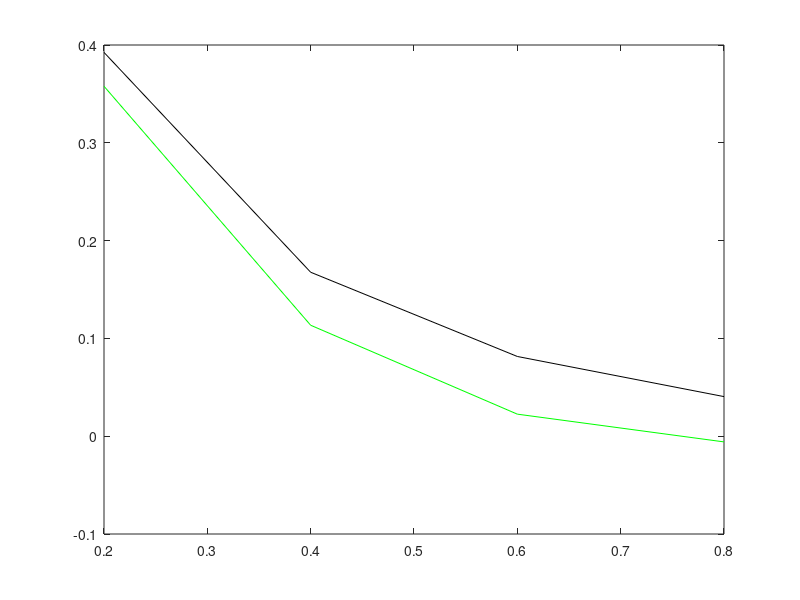

Reproduce this figure in MATLAB. (Note: this script raises an error after producing the figure.)
clc;
clear;
close all;
prompt = 'Enter N' %user will input N
prompt1 = 'Enter k' %user will input k
N=input(prompt);
k= input(prompt1);
h= 1/N; 
A= zeros(N,N); %creates matrix nxn
for c = 1:N %for loop to make coeff matrix
    for r = 1:N
        
        if r == c
            A(r,c) = -(2+k^2*h^2);
        elseif abs(r-c) == 1
            A(r,c) = 1;
        else
            A(r,c) = 0;
        end
        
    end
end
A;
F= zeros(N,1);
for d = 1:N
    if d == 1
        F(d,1)= -1 + h^2;
    elseif d== N
        F(N,1)= h^2;
    else 
        F(d,1)= h^2;
    end
end
F;
F_1= F(1:N-1,1);
A_1= A(1:N-1,1:N-1);
U= A_1\F_1;
x= h:h:1-h;
y=(1-(sinh(k-k*x) + sinh(k*x))/sinh(k))*(1/k^2) + (sinh(k-k*x))/sinh(k);
p=plot(x,U,'g',x,y,'k')
p(1).Marker= '*'
legend('approximate value', 'real value');